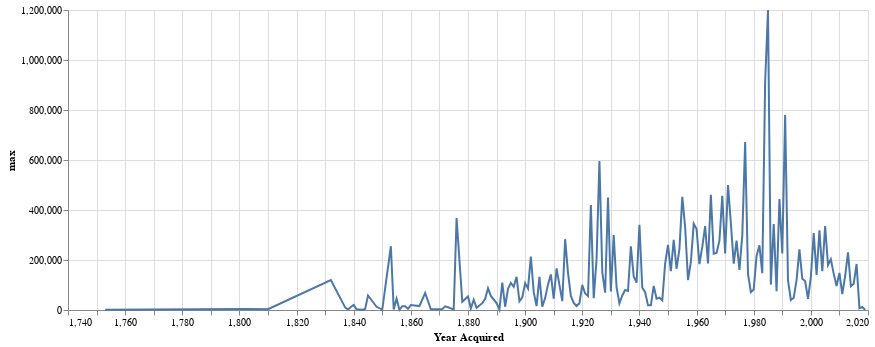

Notebook source saved alongside this figure:
### Markdown cell above
https://altair-viz.github.io/user_guide/data.html#including-index-data

### Code cell
# first, just one line
lines = alt.Chart(stats.reset_index()).mark_line().encode(
    alt.X("Year Acquired:Q"),
    #alt.X('max:Q'),
    alt.Y("max:Q")
).properties(
    width=800
)
lines

### Figure 1 — Vega-Lite specification as saved in the notebook (floating-point values rounded to 4 significant figures; data arrays with more than 128 entries replaced by an {"elided": "..."} marker saying what was removed)
{"config": {"view": {"continuousWidth": 400, "continuousHeight": 300}}, "data": {"name": "data-498fc33026bd7dd9df16ddc47f510fe3"}, "mark": "line", "encoding": {"x": {"field": "Year Acquired", "type": "quantitative"}, "y": {"field": "max", "type": "quantitative"}}, "width": 800, "$schema": "https://vega.github.io/schema/vega-lite/v4.17.0.json", "datasets": {"data-498fc33026bd7dd9df16ddc47f510fe3": {"elided": "171 records"}}}
